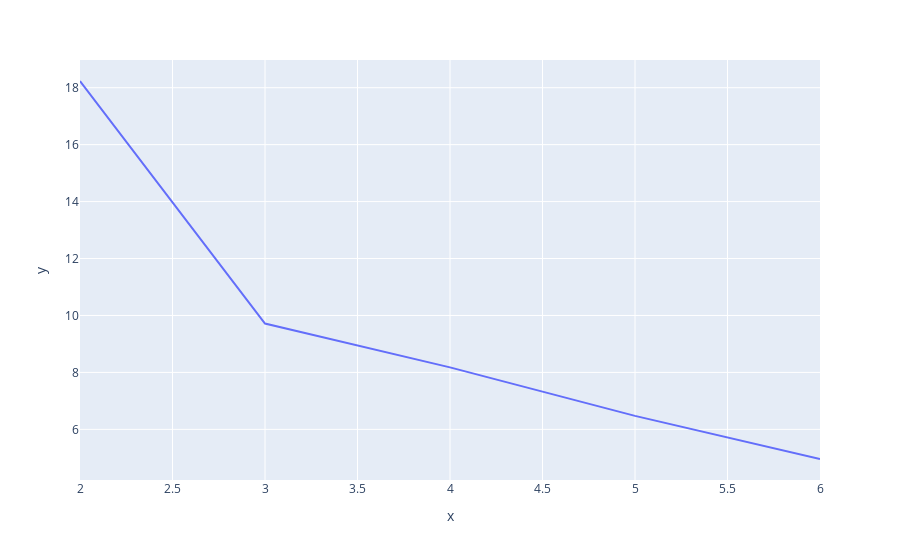

Notebook code cell kept with this figure:
### Markdown cell above
### clusters gerados com defects = true

### Code cell
# criar meta classes de todo mundo
k_range = [2,3,4,5,6]
args = {
    "init": "random",
    "n_init": 10,
    "max_iter": 300,
    "random_state": 42,
}
sse = get_sse(df_true, k_range, args)
best_k = get_best_k(k_range, sse)
print("Melhor k: {}".format(best_k))
elbow_plot(k_range, sse)
resultados["defects_true"] = {"best_k": best_k}

### Figure 1 — Plotly figure (JSON) as saved in the notebook; plotly's stock layout.template omitted (floating-point values rounded to 4 significant figures)
{"data": [{"hovertemplate": "x=%{x}<br>y=%{y}<extra></extra>", "legendgroup": "", "line": {"color": "#636efa", "dash": "solid"}, "mode": "lines", "name": "", "orientation": "v", "showlegend": false, "type": "scatter", "x": [2, 3, 4, 5, 6], "xaxis": "x", "y": [18.24, 9.718, 8.178, 6.474, 4.959], "yaxis": "y"}], "layout": {"legend": {"tracegroupgap": 0}, "margin": {"t": 60}, "xaxis": {"anchor": "y", "domain": [0, 1], "title": {"text": "x"}}, "yaxis": {"anchor": "x", "domain": [0, 1], "title": {"text": "y"}}}}
